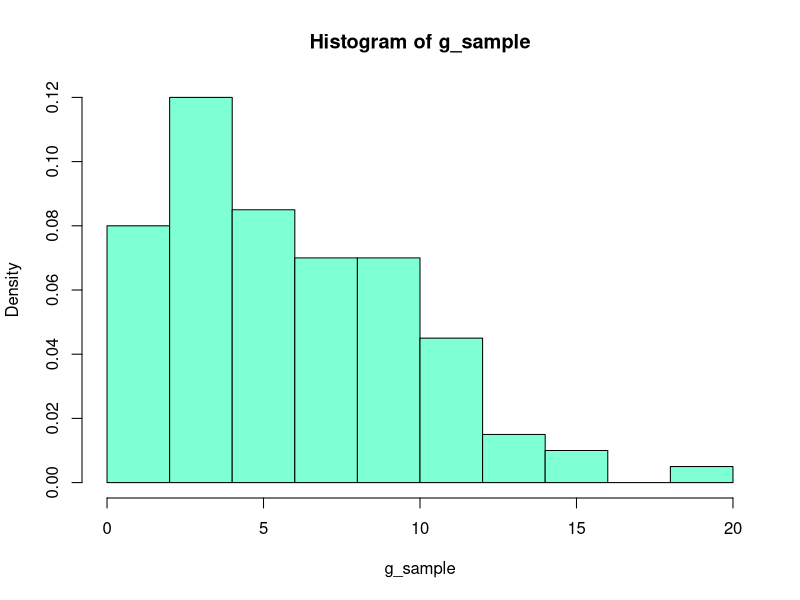
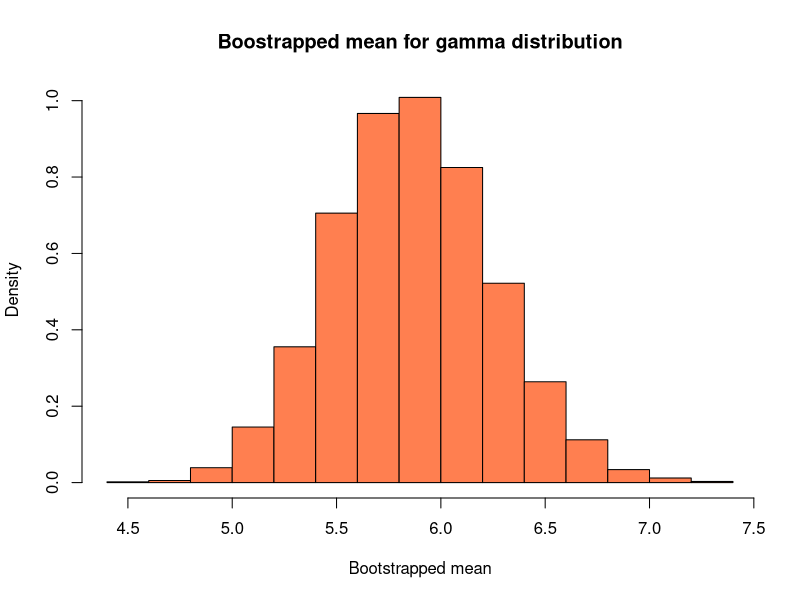
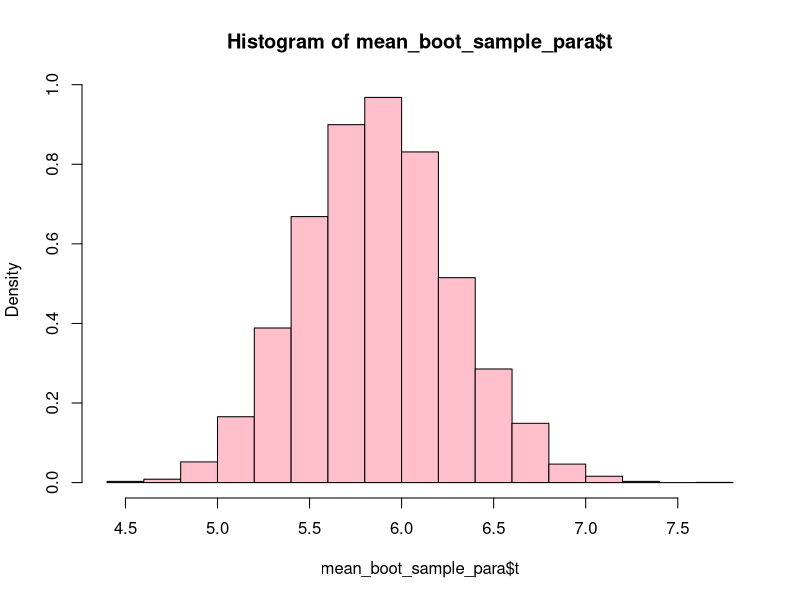

R code for these plots, in order:
library(boot)
library(MASS)

# Q1, Create gamma distribution sample
n  = 100


alpha = 2
beta = 3

g_sample = rgamma(n, shape = alpha, scale = beta)


# Q2, Create histogram for g_sample

hist(g_sample, freq = FALSE, col = "aquamarine")

# Q3, Use a non-parametric bootstrap for mean and plot

mean_stat = function(x, indices) {
  x_  = x[indices]
  return(mean(x_))
}

R = 10000

mean_boot_sample = boot(data = g_sample, statistic = mean_stat, R = R)

hist(mean_boot_sample$t, 
     col = "coral", 
     freq = FALSE, 
     xlab = "Bootstrapped mean", 
     main = "Boostrapped mean for gamma distribution"
     )

# Q4, find a 95% conf interval for the mean, using percentiles
interval_mean = boot.ci(boot.out = mean_boot_sample, conf = 0.95, type = "perc")
print(interval_mean)

# Q5, Use a nonparametric bootstrap to find the confidence interval for the variance

var_stat = function(x, indices){
  return(var(x[indices]))
}

var_boot_sample = boot(data = g_sample, statistic = var_stat, R=R)

interval_var = boot.ci(boot.out = var_boot_sample, conf = 0.95, type = "perc")
print(interval_var)

# Q6 Use a nonparametric bootstrap to find the confidence interval for the standard deviation

# Finding directly from var, see if this works! # YUP it does!, to be expected
quantile(x = sqrt(var_boot_sample$t), probs = c(0.05, 0.95))

sd_stat = function(x, indices){
  return(sd(x[indices]))
}

sd_boot_sample = boot(data = g_sample, statistic = sd_stat, R=R)

interval_sd = boot.ci(boot.out = sd_boot_sample, conf = 0.95, type = "perc")
print(interval_sd)

# Q7 Use nonparametric bootstrap to find confidence intervals for the shape and the scale parameter

params_stat = function(x, indices){
  # Returns estimates of the shape and scale of a gamma distr sample
  x_ = x[indices]
  estimate = fitdistr(x_, densfun = "gamma")$estimate
  return(c(estimate["shape"], 1/estimate["rate"]))
}

fitdistr(g_sample, densfun = "gamma")$estimate["shape"]

shape_scale_boot_sample = boot(data = g_sample, statistic = params_stat, R = R)

boot.ci(boot.out = shape_scale_boot_sample, index = 1, type = "perc", conf = 0.95)
boot.ci(boot.out = shape_scale_boot_sample, index = 2, type = "perc", conf = 0.95)

# Q8 Use a parametric bootstrap, making the assumption that X ∼ Gamma(α, β), to find a confidence
#    interval for the mean and compare to it to that found using the nonparametric bootstrap.

params_est = fitdistr(g_sample, densfun = "gamma")$estimate
shape_est = params_est["shape"]
scale_est = 1/params_est["rate"]

gamma_gen = function(x, params){
  return(rgamma(length(x), shape = params[1], scale = params[2]))
}

mle = c(shape_est, scale_est)

mean_boot_sample_para = boot(data = g_sample, 
                             statistic = mean_stat, 
                             R=R, 
                             sim = "parametric", 
                             ran.gen = gamma_gen,
                             mle = mle)

hist(x = mean_boot_sample_para$t, col = "pink", freq = FALSE) # Looks good

boot.ci(boot.out = mean_boot_sample_para, conf = 0.95, type = "perc") # Looks good

# Q9 Use a parametric bootstrap to find confidence intervals for the variance, the shape and the scale
# parameter.

var_boot_sample_para = boot(data = g_sample, 
                            statistic = var_stat, 
                            R=R, 
                            sim = "parametric", 
                            ran.gen = gamma_gen,
                            mle = mle)

sd_boot_sample_para = boot(data = g_sample, 
                           statistic = sd_stat, 
                           R=R, 
                           sim = "parametric", 
                           ran.gen = gamma_gen,
                           mle = mle)

shape_scale_boot_sample_para = boot(data = g_sample, 
                                    statistic = params_stat, 
                                    R=R, 
                                    sim = "parametric", 
                                    ran.gen = gamma_gen,
                                    mle = mle)

boot.ci(boot.out = var_boot_sample_para, type = "perc")
boot.ci(boot.out = sd_boot_sample_para, type = "perc")
boot.ci(boot.out = shape_scale_boot_sample_para, type = "perc")

# All look good

